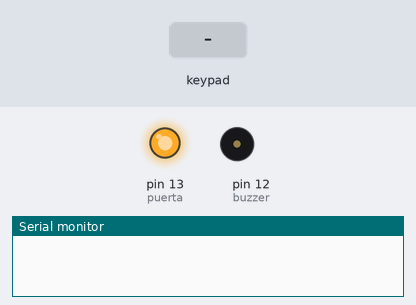
Bench run of a sketch on a simulated Arduino Uno, built with avr-gcc and run on an emulated ATmega328P. Shown: output pins drawn as LEDs (lit = HIGH), buzzer (waves = sounding), the last lines printed to the serial monitor. The inputs (shaded band) are chosen by the test bench.

Above: at 1.2 s.
1.3 s: keypad keys 2 3 5 6 pressed 0.4 s apart
At 3.05 s:
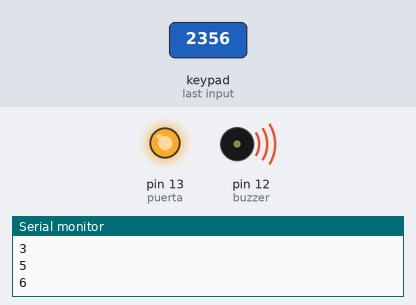
4.4 s: key 'A' pressed
At 5.9 s:
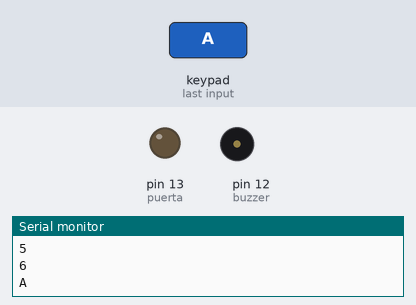
6.9 s: key 'B' pressed
At 7.0 s:
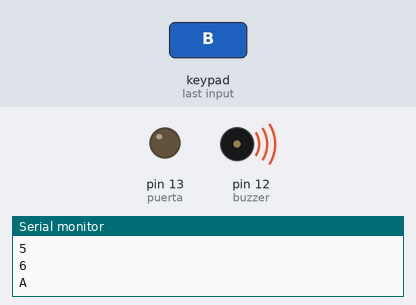
8.6 s: keypad keys 2 3 5 6 D pressed 0.4 s apart
At 10.4 s:
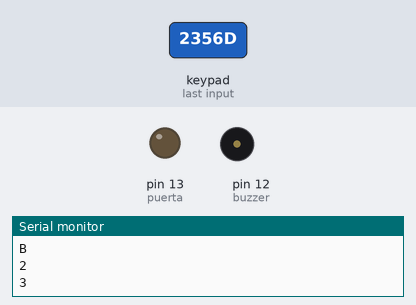
13.6 s: key 'C' pressed
At 13.7 s:
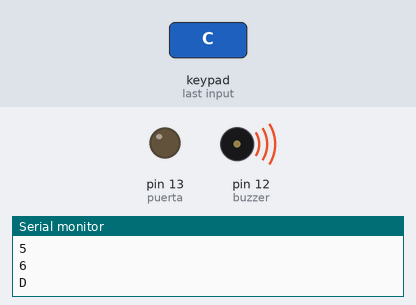
15.3 s: key '1' pressed
At 18.3 s:
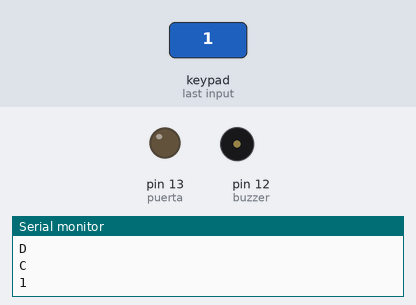
Timing chart, 0 to 19.3 s (numbered marks = the images above; inputs shaded):
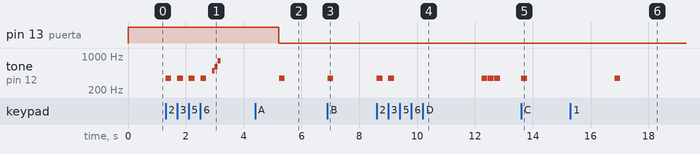

Measured:
- after the input at 1.3 s, tone on pin 12 (buzzer): plays 350 Hz for 0.20 s, 350 Hz for 0.20 s, 350 Hz for 0.20 s, 350 Hz for 0.20 s, 500 Hz for 0.10 s, 600 Hz for 0.10 s … (7 notes in this stretch), starting at once
- after the input at 4.4 s, tone on pin 12 (buzzer): silent → 350 Hz after 0.83 s, → silent 0.20 s later
- after the input at 6.9 s, tone on pin 12 (buzzer): silent → 350 Hz at once, → silent 0.20 s later
- after the input at 8.6 s, tone on pin 12 (buzzer): plays 350 Hz for 0.20 s, 350 Hz for 0.20 s, 350 Hz for 0.20 s, 350 Hz for 0.20 s, 350 Hz for 0.20 s, starting at once
- after the input at 13.6 s, tone on pin 12 (buzzer): silent → 350 Hz at once, → silent 0.20 s later
- after the input at 15.3 s, tone on pin 12 (buzzer): silent → 350 Hz after 1.5 s, → silent 0.20 s later

The sketch:

teclado_nano_museo.ino
```cpp
//INCLUDES

#include <Wire.h>

//#include <LiquidCrystal_I2C.h>

#include <Keypad.h>

//GLOBALES

 /* Funcion de configuracion de pines del modulo LCD/I2C
    (Direccion,en,rw,rs,d4,d5,d6,d7,backlight,polaridad)*/
// LiquidCrystal_I2C lcd(0x27, 2, 1, 0, 4, 5, 6, 7, 3, POSITIVE);

const byte Filas = 4;  //Cuatro filas
const byte Cols = 4;   //Cuatro columnas
byte Pins_Filas[] = {2,3,4,5};//Pines Arduino a las filasbyte
byte Pins_Cols[] = {6,7,8,9}; // Pines Arduino a las columnas.
//no utilizar los pines 1 y 0 para no interferir en Rx y Tx

char Teclas [ Filas ][ Cols ] =
 {
    {'1','2','3','A'},
    {'4','5','6','B'},
    {'7','8','9','C'},
    {'*','0','#','D'}
 };

char codigoSecreto[4] = {'2','3','5','6'}; // Aqui va el codigo secreto
char codigoOrden[4] = {'1','5','9','3'}; // Aqui va el codigo secreto

// Para cambiar el tamaño de la clave, solo hay que cambiar el tamaño del array

int posicion=0;    // necesaria para la clave
int posicion2=0;
int cursor=5;      // posicion inicial de la clave en el LCD
int clave=0;       // para el LCD
int luz=0;         // para el LCD
//int tiempo=0;      // para el LCD
//int ledVerde=11;   // pin para el LED verde
//int ledRojo=12;    // pin para el LED rojo
int buzzer=12;     // pin altavoz
int puerta=13;     // pin para la puerta
boolean clave2 = 0;
//int puerta2 = 15;

Keypad Teclado1 = Keypad(makeKeymap(Teclas), Pins_Filas, Pins_Cols, Filas, Cols);

//SETUP

void setup()
   {
      Serial.begin(9600) ;
     // lcd.begin(16,2);       // inicializamos el LCD.
    //  lcd.noBacklight();     // apagamos LCD
    //  pinMode (ledVerde,OUTPUT);
    //  pinMode (ledRojo, OUTPUT);
      pinMode (buzzer, OUTPUT);
      pinMode (puerta, OUTPUT);
    //  pinMode (puerta2, OUTPUT);
    //  digitalWrite(ledRojo,HIGH); // encendemos el LED rojo
    //  digitalWrite(ledVerde, LOW); // apagamos el verde
      digitalWrite(puerta, HIGH); // cerramos puerta

  //    lcd.setCursor(0,0);     // situamos el cursor el la posición 2 de la linea 0.
   //   lcd.print("Introduzca clave"); // escribimos en LCD
   //   lcd.setCursor(cursor,1); // cursor en la posicion de la variable, linea 1
    }

//LOOP

void loop()
   {
      char pulsacion = Teclado1.getKey() ; // leemos pulsacion
      if (pulsacion != 0) //Si el valor es 0 es que no se ha pulsado ninguna tecla
        { // descartamos almohadilla y asterisco
          if (pulsacion != '#' && pulsacion != '*' && clave==0)
           { //lcd.print(pulsacion); // imprimimos pulsacion
             cursor++;             // incrementamos el cursor
             tone(buzzer,350);     // tono de pulsacion
             delay(200);
             noTone(buzzer);
             Serial.println(pulsacion);
      //--- Condicionales para comprobar la clave introducida -----------
      // comparamos entrada con cada uno de los digitos, uno a uno
      if (pulsacion == codigoSecreto[posicion])
          {posicion ++;} // aumentamos posicion si es correcto el digito

      if (pulsacion == codigoOrden[posicion2])
          {posicion2 ++;} // aumentamos posicion si es correcto el digito

      if (posicion == 4)
       {


         //  lcd.setCursor(0,0);      // situamos el cursor el la pos 0 de la linea 0.
          // lcd.print("Clave correcta   ");         // escribimos en LCD
           delay(200);                           // tono de clave correcta
           tone(buzzer,500);
           delay(100);
           noTone(buzzer);
           tone(buzzer,600);
           delay(100);
           noTone(buzzer);
           tone(buzzer,800);
           delay(100);
           noTone(buzzer);

        //   lcd.setCursor(5,1); // cursor en la posicion 5, linea 1
           clave=0; // indicamos que se ha introducido la clave
        //   digitalWrite(ledRojo,LOW); // apagamos el LED rojo
         //  digitalWrite(ledVerde, HIGH); // encendemos el verde
           cursor = 5;

           delay(2000);

        //   lcd.setCursor(0,0);      // situamos el cursor el la pos 0 de la linea 0.
        //   lcd.print("Acceso permitido   ");         // escribimos en LCD
        //   lcd.setCursor(5,1);
       //    lcd.print("    ");       // borramos la clave de la pantalla
       //    lcd.setCursor(5,1);
           digitalWrite(puerta, LOW); // abrimos puerta
       //    digitalWrite(puerta2, LOW); // abrimos puerta

           posicion=0;
           posicion2=0;
           clave2 = 1;

          }

        if(posicion2==4) {

    //     lcd.setCursor(0,0);     // situamos el cursor el la posición 2 de la linea 0.
     //    lcd.print("Cerrando puerta "); // escribimos en LCD
      //   lcd.setCursor(5,1);
     //    digitalWrite(ledRojo,HIGH); // encendemos el LED rojo
     //    digitalWrite(ledVerde, LOW); // apagamos el verde
         digitalWrite(puerta, HIGH); // cerramos puerta
     //    digitalWrite(puerta2, HIGH); // cerramos puerta
         delay(200);                           // tono de clave correcta
         tone(buzzer,800);
         delay(100);
         noTone(buzzer);
         tone(buzzer,600);
         delay(100);
         noTone(buzzer);
         tone(buzzer,500);
         delay(100);
         noTone(buzzer);
         clave2 = 0;
         posicion2=0;
         posicion=0;
         cursor = 5;
         delay (1000);
     //    lcd.print(" ");       // borramos la clave de la pantalla
     //    lcd.print(" ");       // borramos la clave de la pantalla
     //    lcd.print(" ");       // borramos la clave de la pantalla
    //     lcd.print(" ");       // borramos la clave de la pantalla
    //     lcd.setCursor(0,0);     // situamos el cursor el la posición 2 de la linea 0.
    //     lcd.print("Introduzca clave"); // escribimos en LCD
    //     lcd.setCursor(5,1);


        }

     }
     //--- En el caso de que este incompleta o no hayamos acertado ----------
     if(cursor>8)        // comprobamos que no pase de la cuarta posicion
       {   cursor=5;     // lo volvemos a colocar al inicio
           posicion=0;           // borramos clave introducida
           posicion2=0;
    //       lcd.setCursor(5,1);
    //       lcd.print(" ");       // borramos la clave de la pantalla
     //      lcd.print(" ");       // borramos la clave de la pantalla
     //      lcd.print(" ");       // borramos la clave de la pantalla
     //      lcd.print(" ");       // borramos la clave de la pantalla

           if(clave2==0){
        //     lcd.setCursor(0,0);
         //   lcd.print("Clave Incorrecta");
           }

           if(clave==0 && clave2==0)         // comprobamos que no hemos acertado
              { tone(buzzer,70,500); // para generar
                delay(250); // tono de error
                noTone(buzzer);
              }

          delay(3000);
        //  lcd.setCursor(0,0);     // situamos el cursor el la posición 2 de la linea 0.
        //  lcd.print("Introduzca clave"); // escribimos en LCD
        //  lcd.setCursor(5,1);


        }
     }


 //--- Condicionales para encender o apagar el LCD --------------
 if (pulsacion == '#' && luz==0)
     { // comprobamos tecla y encendemos si esta apagado
    //   lcd.backlight(); // encendemos
       luz=1; // indicamos que esta encendida
       pulsacion =0; // borramos el valor para poder leer el siguiente condicional
     }

 if (pulsacion == '#' && luz==1)
     { // comprobamos tecla y estado
      // lcd.noBacklight(); // apagamos
       luz=0; // indicamos que esta apagada
     }

 //--- Condicionales para resetear clave introducida -------------
 if (pulsacion == '*')
     { // asterisco para resetear el contador
       posicion = 0;
       posicion2=0;
       cursor = 5;
       clave=0;
       posicion=0;
  //     lcd.setCursor(0,0); // situamos el cursor el la posición 2 de la linea 0.
  //     lcd.print("Introduzca clave"); // escribimos en LCD
  //     lcd.setCursor(5,1);
  //     lcd.print(" "); // borramos de la pantalla los numeros
  //     lcd.setCursor(5,1);

  //     digitalWrite(ledRojo,HIGH); // encendemos el LED rojo
  //     digitalWrite(ledVerde, LOW); // apagamos el verde
    }
 }
```
